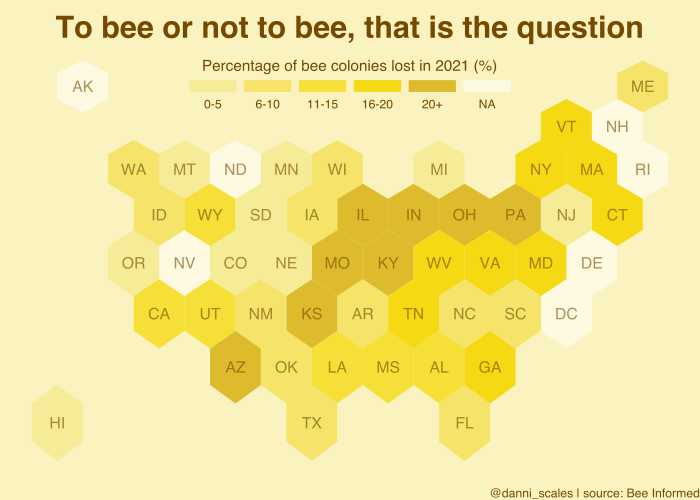

Recreate this plot in R.
library(pacman)
pacman::p_load(here,
               tidyverse,
               tidytuesdayR, # load tidytuesday data
               patchwork,
               Cairo,
               geojsonio,
               RColorBrewer,
               rgdal,
               broom,
               rgeos,
               mapproj,
               scales)

# load data
tuesdata <- tuesdata <- tidytuesdayR::tt_load(2022, week = 2)
colony <- tuesdata$colony %>%
  filter(year == "2021")

# download the Hexagones boundaries at geojson format here: https://team.carto.com/u/andrew/tables/andrew.us_states_hexgrid/public/map

# load this file. (Note: I stored in a folder called 2022_week2)
spdf <- geojson_read("2022_week2/us_states_hexgrid.geojson.json",  what = "sp")

# bit of reformating
spdf@data = spdf@data %>%
  mutate(google_name = gsub(" \\(United States\\)", "", google_name))

# 'fortify' the data to make it compatible with ggplot2 (we need a data frame format)
spdf@data = spdf@data %>% mutate(google_name = gsub(" \\(United States\\)", "", google_name))
spdf_fortified <- tidy(spdf, region = "google_name")

# calculate the centroid of each hexagon to add the label:
centers <- cbind.data.frame(data.frame(gCentroid(spdf, byid=TRUE), id=spdf@data$iso3166_2))

# merge geospatial and numerical information
spdf_fortified <- spdf_fortified %>%
  left_join(. , colony, by=c("id"="state")) 

# prepare binning
spdf_fortified$bin <- cut(spdf_fortified$colony_lost_pct, 
                          breaks=c(0,5,10,15,20,Inf), 
                          labels=c("0-5", "6-10", "11-15", "16-20", "20+"), 
                          include.lowest = TRUE)

# colour palette
my_palette = c("#f5ea92", "#f3e260", "#f5dd29", "#f2d600","#d9b51c")

# plot
ggplot() +
  geom_polygon(data = spdf_fortified, aes(fill = bin, x = long, y = lat, group = group) , size=0, alpha=0.9) +
  geom_text(data=centers, aes(x=x, y=y, label=id), color="#754a00", size=4, alpha=0.6) +
  theme_void() +
  
# scales
  scale_fill_manual( 
    values=my_palette,
    na.value="#fdfae5",
    name="   Percentage of bee colonies lost in 2021 (%)", 
    guide = guide_legend(keyheight = unit(3, units = "mm"), keywidth=unit(12, units = "mm"), label.position = "bottom", title.position = 'top', nrow=1) 
  ) +
  
# captions and labels
  labs(title = "To bee or not to bee, that is the question",
       caption = "@danni_scales | source: Bee Informed") +

  
  # theme
  theme(
    legend.position = c(0.5, 0.9),
    text = element_text(color = "#754a00"),
    plot.background = element_rect(fill = "#faf3c0", color = NA), 
    panel.background = element_rect(fill = "#faf3c0", color = NA), 
    legend.background = element_rect(fill = "#faf3c0", color = NA),
    plot.title = element_text(size= 22, hjust=0.5, color = "#754a00", face = "bold", margin = margin(b = -0.1, t = 0.4, l = 2, unit = "cm")),
  )

ggsave("2022_week2/2022_week2.pdf", width=7, height=5, device = cairo_pdf)
